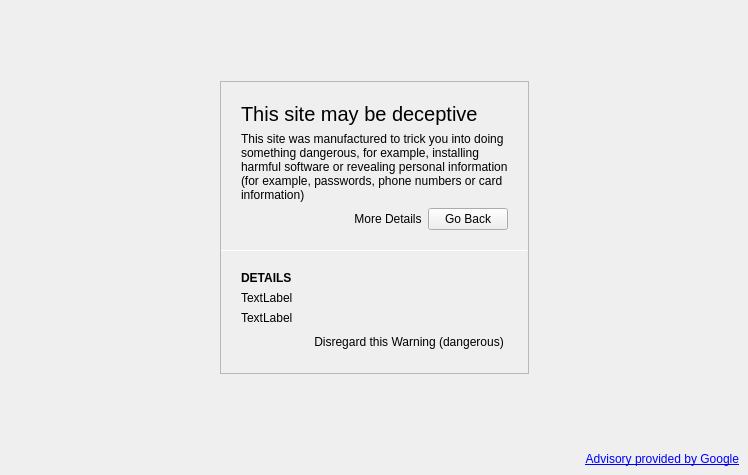
<?xml version="1.0" encoding="UTF-8"?>
<ui version="4.0">
 <class>WebTab</class>
 <widget class="QWidget" name="WebTab">
  <property name="geometry">
   <rect>
    <x>0</x>
    <y>0</y>
    <width>748</width>
    <height>475</height>
   </rect>
  </property>
  <property name="sizePolicy">
   <sizepolicy hsizetype="Maximum" vsizetype="Preferred">
    <horstretch>0</horstretch>
    <verstretch>0</verstretch>
   </sizepolicy>
  </property>
  <property name="windowTitle">
   <string notr="true">Form</string>
  </property>
  <layout class="QVBoxLayout" name="verticalLayout">
   <property name="spacing">
    <number>0</number>
   </property>
   <property name="leftMargin">
    <number>0</number>
   </property>
   <property name="topMargin">
    <number>0</number>
   </property>
   <property name="rightMargin">
    <number>0</number>
   </property>
   <property name="bottomMargin">
    <number>0</number>
   </property>
   <item>
    <widget class="QWidget" name="permissionPopupsWidget" native="true">
     <layout class="QVBoxLayout" name="permissionPopups">
      <property name="spacing">
       <number>0</number>
      </property>
      <property name="sizeConstraint">
       <enum>QLayout::SetFixedSize</enum>
      </property>
      <property name="leftMargin">
       <number>0</number>
      </property>
      <property name="topMargin">
       <number>0</number>
      </property>
      <property name="rightMargin">
       <number>0</number>
      </property>
      <property name="bottomMargin">
       <number>0</number>
      </property>
      <item>
       <spacer name="permissionPopupsSpacer">
        <property name="orientation">
         <enum>Qt::Horizontal</enum>
        </property>
        <property name="sizeType">
         <enum>QSizePolicy::Fixed</enum>
        </property>
        <property name="sizeHint" stdset="0">
         <size>
          <width>0</width>
          <height>0</height>
         </size>
        </property>
       </spacer>
      </item>
     </layout>
    </widget>
   </item>
   <item>
    <widget class="QStackedWidget" name="stackedWidget">
     <property name="currentIndex">
      <number>3</number>
     </property>
     <widget class="QWidget" name="webPage">
      <layout class="QVBoxLayout" name="verticalLayout_2">
       <property name="spacing">
        <number>0</number>
       </property>
       <property name="leftMargin">
        <number>0</number>
       </property>
       <property name="topMargin">
        <number>0</number>
       </property>
       <property name="rightMargin">
        <number>0</number>
       </property>
       <property name="bottomMargin">
        <number>0</number>
       </property>
       <item>
        <widget class="QSplitter" name="webPageSplitter">
         <property name="orientation">
          <enum>Qt::Horizontal</enum>
         </property>
         <widget class="QWidget" name="webViewContainer" native="true">
          <layout class="QVBoxLayout" name="verticalLayout_4">
           <property name="spacing">
            <number>0</number>
           </property>
           <property name="leftMargin">
            <number>0</number>
           </property>
           <property name="topMargin">
            <number>0</number>
           </property>
           <property name="rightMargin">
            <number>0</number>
           </property>
           <property name="bottomMargin">
            <number>0</number>
           </property>
          </layout>
         </widget>
        </widget>
       </item>
      </layout>
     </widget>
     <widget class="QWidget" name="sslErrorPage">
      <layout class="QHBoxLayout" name="horizontalLayout">
       <property name="spacing">
        <number>0</number>
       </property>
       <property name="leftMargin">
        <number>0</number>
       </property>
       <property name="topMargin">
        <number>0</number>
       </property>
       <property name="rightMargin">
        <number>0</number>
       </property>
       <property name="bottomMargin">
        <number>0</number>
       </property>
       <item>
        <spacer name="horizontalSpacer">
         <property name="orientation">
          <enum>Qt::Horizontal</enum>
         </property>
         <property name="sizeType">
          <enum>QSizePolicy::Expanding</enum>
         </property>
         <property name="sizeHint" stdset="0">
          <size>
           <width>40</width>
           <height>20</height>
          </size>
         </property>
        </spacer>
       </item>
       <item>
        <widget class="Line" name="line">
         <property name="maximumSize">
          <size>
           <width>1</width>
           <height>16777215</height>
          </size>
         </property>
         <property name="orientation">
          <enum>Qt::Vertical</enum>
         </property>
        </widget>
       </item>
       <item>
        <widget class="CertificateErrorPane" name="sslErrorPane" native="true"/>
       </item>
       <item>
        <widget class="Line" name="line_2">
         <property name="maximumSize">
          <size>
           <width>1</width>
           <height>16777215</height>
          </size>
         </property>
         <property name="orientation">
          <enum>Qt::Vertical</enum>
         </property>
        </widget>
       </item>
       <item>
        <spacer name="horizontalSpacer_2">
         <property name="orientation">
          <enum>Qt::Horizontal</enum>
         </property>
         <property name="sizeType">
          <enum>QSizePolicy::Expanding</enum>
         </property>
         <property name="sizeHint" stdset="0">
          <size>
           <width>40</width>
           <height>20</height>
          </size>
         </property>
        </spacer>
       </item>
      </layout>
     </widget>
     <widget class="QWidget" name="renderProcessErrorPage">
      <layout class="QGridLayout" name="gridLayout">
       <item row="0" column="1">
        <spacer name="verticalSpacer">
         <property name="orientation">
          <enum>Qt::Vertical</enum>
         </property>
         <property name="sizeHint" stdset="0">
          <size>
           <width>20</width>
           <height>136</height>
          </size>
         </property>
        </spacer>
       </item>
       <item row="1" column="0">
        <spacer name="horizontalSpacer_3">
         <property name="orientation">
          <enum>Qt::Horizontal</enum>
         </property>
         <property name="sizeHint" stdset="0">
          <size>
           <width>123</width>
           <height>20</height>
          </size>
         </property>
        </spacer>
       </item>
       <item row="1" column="1">
        <widget class="QFrame" name="frame">
         <property name="frameShape">
          <enum>QFrame::StyledPanel</enum>
         </property>
         <property name="frameShadow">
          <enum>QFrame::Raised</enum>
         </property>
         <layout class="QVBoxLayout" name="verticalLayout_3">
          <property name="leftMargin">
           <number>20</number>
          </property>
          <property name="topMargin">
           <number>20</number>
          </property>
          <property name="rightMargin">
           <number>20</number>
          </property>
          <property name="bottomMargin">
           <number>20</number>
          </property>
          <item>
           <widget class="QLabel" name="renderProcessCrashTitle">
            <property name="font">
             <font>
              <pointsize>15</pointsize>
             </font>
            </property>
            <property name="text">
             <string notr="true">Okay, this page is having some serious issues.</string>
            </property>
           </widget>
          </item>
          <item>
           <widget class="QLabel" name="renderProcessCrashMessage">
            <property name="text">
             <string notr="true">We've tried reloading it multiple times, but it keeps causing problems.

Usually this is a temporary problem, so we recommend waiting a couple hours and then trying again.</string>
            </property>
            <property name="wordWrap">
             <bool>true</bool>
            </property>
           </widget>
          </item>
          <item>
           <layout class="QHBoxLayout" name="horizontalLayout_2">
            <item>
             <spacer name="horizontalSpacer_5">
              <property name="orientation">
               <enum>Qt::Horizontal</enum>
              </property>
              <property name="sizeHint" stdset="0">
               <size>
                <width>40</width>
                <height>20</height>
               </size>
              </property>
             </spacer>
            </item>
            <item>
             <widget class="QPushButton" name="reloadAfterRenderCrashButton">
              <property name="text">
               <string notr="true">Reload Anyway</string>
              </property>
              <property name="icon">
               <iconset theme="view-refresh">
                <normaloff>.</normaloff>.</iconset>
              </property>
             </widget>
            </item>
           </layout>
          </item>
         </layout>
        </widget>
       </item>
       <item row="1" column="2">
        <spacer name="horizontalSpacer_4">
         <property name="orientation">
          <enum>Qt::Horizontal</enum>
         </property>
         <property name="sizeHint" stdset="0">
          <size>
           <width>123</width>
           <height>20</height>
          </size>
         </property>
        </spacer>
       </item>
       <item row="2" column="1">
        <spacer name="verticalSpacer_2">
         <property name="orientation">
          <enum>Qt::Vertical</enum>
         </property>
         <property name="sizeHint" stdset="0">
          <size>
           <width>20</width>
           <height>136</height>
          </size>
         </property>
        </spacer>
       </item>
      </layout>
     </widget>
     <widget class="QWidget" name="deceptivePage">
      <property name="autoFillBackground">
       <bool>true</bool>
      </property>
      <layout class="QGridLayout" name="gridLayout_2">
       <item row="0" column="1">
        <spacer name="verticalSpacer_4">
         <property name="orientation">
          <enum>Qt::Vertical</enum>
         </property>
         <property name="sizeHint" stdset="0">
          <size>
           <width>20</width>
           <height>48</height>
          </size>
         </property>
        </spacer>
       </item>
       <item row="1" column="2">
        <spacer name="horizontalSpacer_8">
         <property name="orientation">
          <enum>Qt::Horizontal</enum>
         </property>
         <property name="sizeHint" stdset="0">
          <size>
           <width>181</width>
           <height>20</height>
          </size>
         </property>
        </spacer>
       </item>
       <item row="1" column="0">
        <spacer name="horizontalSpacer_6">
         <property name="orientation">
          <enum>Qt::Horizontal</enum>
         </property>
         <property name="sizeHint" stdset="0">
          <size>
           <width>182</width>
           <height>20</height>
          </size>
         </property>
        </spacer>
       </item>
       <item row="1" column="1">
        <widget class="QFrame" name="deceptivePageInset">
         <property name="autoFillBackground">
          <bool>true</bool>
         </property>
         <property name="frameShape">
          <enum>QFrame::StyledPanel</enum>
         </property>
         <property name="frameShadow">
          <enum>QFrame::Raised</enum>
         </property>
         <layout class="QVBoxLayout" name="verticalLayout_5">
          <property name="spacing">
           <number>0</number>
          </property>
          <property name="leftMargin">
           <number>0</number>
          </property>
          <property name="topMargin">
           <number>0</number>
          </property>
          <property name="rightMargin">
           <number>0</number>
          </property>
          <property name="bottomMargin">
           <number>0</number>
          </property>
          <item>
           <layout class="QVBoxLayout" name="verticalLayout_6">
            <property name="spacing">
             <number>6</number>
            </property>
            <property name="leftMargin">
             <number>20</number>
            </property>
            <property name="topMargin">
             <number>20</number>
            </property>
            <property name="rightMargin">
             <number>20</number>
            </property>
            <property name="bottomMargin">
             <number>20</number>
            </property>
            <item>
             <widget class="QLabel" name="dangerousTitle">
              <property name="font">
               <font>
                <pointsize>15</pointsize>
               </font>
              </property>
              <property name="text">
               <string notr="true">This site may be deceptive</string>
              </property>
             </widget>
            </item>
            <item>
             <widget class="QLabel" name="dangerousMessage">
              <property name="text">
               <string notr="true">This site was manufactured to trick you into doing something dangerous, for example, installing harmful software or revealing personal information (for example, passwords, phone numbers or card information)</string>
              </property>
              <property name="wordWrap">
               <bool>true</bool>
              </property>
             </widget>
            </item>
            <item>
             <layout class="QHBoxLayout" name="horizontalLayout_3">
              <property name="spacing">
               <number>0</number>
              </property>
              <item>
               <spacer name="horizontalSpacer_7">
                <property name="orientation">
                 <enum>Qt::Horizontal</enum>
                </property>
                <property name="sizeHint" stdset="0">
                 <size>
                  <width>40</width>
                  <height>20</height>
                 </size>
                </property>
               </spacer>
              </item>
              <item>
               <widget class="QPushButton" name="dangerousMoreDetailsButton">
                <property name="text">
                 <string>More Details</string>
                </property>
                <property name="checkable">
                 <bool>true</bool>
                </property>
                <property name="flat">
                 <bool>true</bool>
                </property>
               </widget>
              </item>
              <item>
               <widget class="QPushButton" name="goBackAfterDeceptive">
                <property name="text">
                 <string>Go Back</string>
                </property>
                <property name="icon">
                 <iconset theme="go-previous" resource="../resources.qrc">
                  <normaloff>:/icons/go-previous.svg</normaloff>:/icons/go-previous.svg</iconset>
                </property>
               </widget>
              </item>
             </layout>
            </item>
           </layout>
          </item>
          <item>
           <widget class="QWidget" name="dangerousMoreDetailsWidget" native="true">
            <layout class="QVBoxLayout" name="verticalLayout_8">
             <property name="spacing">
              <number>0</number>
             </property>
             <property name="leftMargin">
              <number>0</number>
             </property>
             <property name="topMargin">
              <number>0</number>
             </property>
             <property name="rightMargin">
              <number>0</number>
             </property>
             <property name="bottomMargin">
              <number>0</number>
             </property>
             <item>
              <widget class="Line" name="line_3">
               <property name="maximumSize">
                <size>
                 <width>16777215</width>
                 <height>1</height>
                </size>
               </property>
               <property name="orientation">
                <enum>Qt::Horizontal</enum>
               </property>
              </widget>
             </item>
             <item>
              <layout class="QVBoxLayout" name="verticalLayout_9">
               <property name="spacing">
                <number>6</number>
               </property>
               <property name="leftMargin">
                <number>20</number>
               </property>
               <property name="topMargin">
                <number>20</number>
               </property>
               <property name="rightMargin">
                <number>20</number>
               </property>
               <property name="bottomMargin">
                <number>20</number>
               </property>
               <item>
                <widget class="QLabel" name="label">
                 <property name="font">
                  <font>
                   <weight>75</weight>
                   <bold>true</bold>
                  </font>
                 </property>
                 <property name="text">
                  <string>DETAILS</string>
                 </property>
                </widget>
               </item>
               <item>
                <widget class="QLabel" name="dangerousDetails">
                 <property name="text">
                  <string>TextLabel</string>
                 </property>
                 <property name="wordWrap">
                  <bool>true</bool>
                 </property>
                </widget>
               </item>
               <item>
                <widget class="QLabel" name="dangerousMoreInformation">
                 <property name="text">
                  <string notr="true">TextLabel</string>
                 </property>
                </widget>
               </item>
               <item>
                <layout class="QHBoxLayout" name="horizontalLayout_4">
                 <item>
                  <spacer name="horizontalSpacer_9">
                   <property name="orientation">
                    <enum>Qt::Horizontal</enum>
                   </property>
                   <property name="sizeHint" stdset="0">
                    <size>
                     <width>40</width>
                     <height>20</height>
                    </size>
                   </property>
                  </spacer>
                 </item>
                 <item>
                  <widget class="QPushButton" name="disregardDangerousWarningButton">
                   <property name="text">
                    <string>Disregard this Warning (dangerous)</string>
                   </property>
                   <property name="checkable">
                    <bool>false</bool>
                   </property>
                   <property name="flat">
                    <bool>true</bool>
                   </property>
                  </widget>
                 </item>
                </layout>
               </item>
              </layout>
             </item>
            </layout>
           </widget>
          </item>
         </layout>
        </widget>
       </item>
       <item row="2" column="1">
        <spacer name="verticalSpacer_3">
         <property name="orientation">
          <enum>Qt::Vertical</enum>
         </property>
         <property name="sizeHint" stdset="0">
          <size>
           <width>20</width>
           <height>49</height>
          </size>
         </property>
        </spacer>
       </item>
       <item row="3" column="0" colspan="3">
        <widget class="QLabel" name="deceptiveAdvisoryText">
         <property name="text">
          <string>&lt;a href=&quot;https://developers.google.com/safe-browsing/v4/advisory&quot;&gt;Advisory provided by Google&lt;/a&gt;</string>
         </property>
         <property name="alignment">
          <set>Qt::AlignRight|Qt::AlignTrailing|Qt::AlignVCenter</set>
         </property>
        </widget>
       </item>
      </layout>
     </widget>
    </widget>
   </item>
  </layout>
 </widget>
 <customwidgets>
  <customwidget>
   <class>CertificateErrorPane</class>
   <extends>QWidget</extends>
   <header>tab/certificateerrorpane.h</header>
   <container>1</container>
  </customwidget>
 </customwidgets>
 <resources>
  <include location="../resources.qrc"/>
 </resources>
 <connections/>
</ui>
